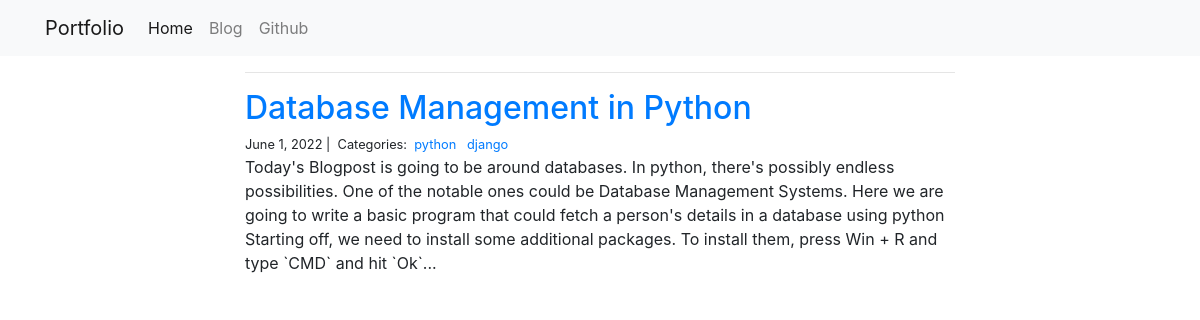
The page /blog/python/ on the database its author committed.
### blog/models.py (models this page shows)
class Post(models.Model):
	title = models.CharField(max_length=255)
	body = models.TextField()
	created_on = models.DateTimeField(auto_now_add=True)
	last_modified = models.DateTimeField(auto_now=True)
	categories = models.ManyToManyField(Category, related_name="posts")

class Category(models.Model):
	name = models.CharField(max_length=20)

### blog/views.py (the view)
# urls.py: path("<category>/", views.blog_category, name = "blog_category"),
def blog_category(request, category):
	posts = Post.objects.filter(
		categories__name__contains=category
	).order_by(
		'-created_on'
	)
	context = {
		"catgory": category,
		"posts": posts
	}
	return render(request, "blog_category.html", context)

### blog/templates/blog_category.html (shortened to what this page needs)
{% extends "base.html" %}
{% block page_content %}
<div class="col-md-8 offset-md-2">
    <hr>
    {% for post in posts %}
        <h2><a href="{% url 'blog_detail' post.pk%}">{{ post.title }}</a></h2>
        <small>
            {{ post.created_on.date }} |&nbsp;
            Categories:&nbsp;
            {% for category in post.categories.all %}
            <a href="{% url 'blog_category' category.name %}">
                {{ category.name }}
            </a>&nbsp;
            {% endfor %}
        </small>
        <p>{{ post.body | slice:":400" }}...</p>
    {% endfor %}
</div>
{% endblock %}

### portfolio/templates/base.html (shortened to what this page needs)
<link rel="stylesheet" href="https://stackpath.bootstrapcdn.com/bootstrap/4.1.3/css/bootstrap.min.css">
<nav class="navbar navbar-expand-lg navbar-light bg-light">
    <div class="container">
        <a class="navbar-brand" href="{% url 'project_index' %}">Portfolio</a>
        <div class="collapse navbar-collapse" id="navbarSupportedContent">
          <ul class="navbar-nav mr-auto">
            <li class="nav-item active">
              <a class="nav-link" href="{% url 'project_index' %}">Home</a>
            </li>
            <li class="nav-item">
              <a class="nav-link" href="{% url 'blog_index' %}">Blog</a>
            </li>
            <li class="nav-item">
              <a class="nav-link" href="https://github.com/amanbele">Github</a>
            </li>
          </ul>
        </div>
    </div>
</nav>
<div class="container">
    {% block page_content %}{% endblock %}
</div>

### rows shown on the page
Post: title "Database Management in Python", created_on "June 1, 2022", body "Today's Blogpost is going to be around databases. In python, there's possibly endless possibilities. One of the notable ones could be Database Management Systems. Here we are going to write a basic program that could fetch a person's details in a database using python Starting off, we need to install some additional packages. To install them, press Win + R and type `CMD` and hit `Ok`"
Category: name "python"
Category: name "django"
